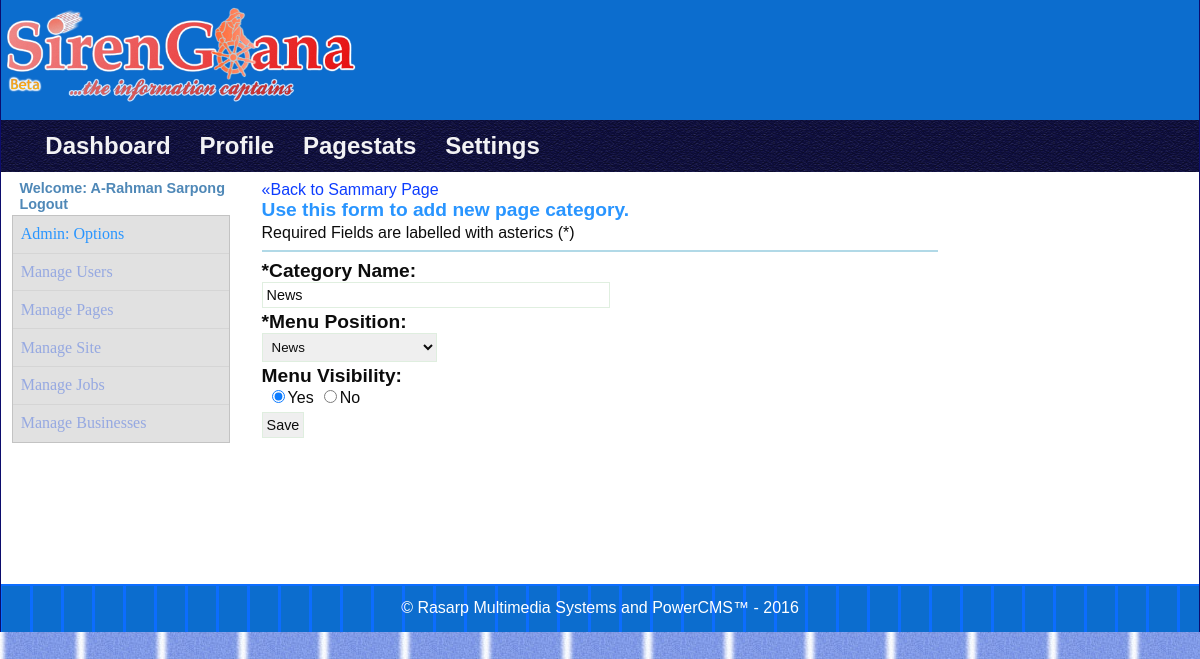
Page /admin/?id=1&action=editpgcate&target=managesite (signed in) on the committed database.
### tables this page shows
CREATE TABLE IF NOT EXISTS `users` (
`Id` int(10) unsigned NOT NULL,
  `Firstname` varchar(50) NOT NULL,
  `Lastname` varchar(40) NOT NULL,
  `Gender` varchar(6) DEFAULT NULL,
  `Username` varchar(45) NOT NULL,
  `Password` varchar(40) NOT NULL,
  `Email` varchar(50) DEFAULT 'admin@example.com',
  `Authlevel` int(2) DEFAULT NULL,
  `Status` enum('active','inactive','banned') DEFAULT 'active',
  `Lastupdated` timestamp NOT NULL DEFAULT CURRENT_TIMESTAMP ON UPDATE CURRENT_TIMESTAMP
);

CREATE TABLE IF NOT EXISTS `pagecategory` (
`Id` int(10) unsigned NOT NULL,
  `Category` varchar(50) DEFAULT NULL,
  `Position` int(30) DEFAULT NULL,
  `Visible` enum('Y','N') NOT NULL
);

### modules/sitemgr/site.view.php (called while the page is built, shortened)
<?php
switch ($GLOBALS["action"]){
    case "editpgcate":
        $template->setPage("Title","Edit-Page Category");
        $template->setPage("MainNav", getAdminNavigation());
        $template->setPage("Content", categoryForm());
        break;
}
        $template->setPage("AsideLeft",adminAsideMenu());

### admin/index.php (called while the page is built)
<?php
include_once "dashboard.php";

### modules/sitemgr/site.form.php (called while the page is built, shortened)
<?php
function categoryForm(){
	$process  = new ProcessForm();
	$validate = $process::validate();
	$postdata = new Table("pagecategory");
	if($GLOBALS["action"]=="editpgcate"){
		$postdata::$id = "Id=".$GLOBALS["id"];
		$editcate = $postdata::findRow($postdata::$id);
		$category = $editcate->Category;
		$visible  = $editcate->Visible;
		$position = $editcate->Position;
    }else{
		$category ="";
		$visible  ="";
		$position ="";
	}
	$form = new Form("sitenavform",$_SERVER['PHP_SELF']."?".$_SERVER['QUERY_STRING'],"post","enctype=\"application/x-www-form-urlencoded\"\n");
	$form->startForm();
	$form->setFormField("",
	$form->addFormInfo("<p>".GenerateUrl::buildLink(".","dashboard.php","&laquo;Back to Sammary Page","action=view,target=managesite")."</p>"."<h2>Use this form to add new page category.</h2><p>Required Fields are labelled with asterics (*)<hr/>"));
	$form->setFormField($form->inputLabel("category", "*Category Name"),
			$form->inputField("text", "category",$process->post("category",$category)),
			$validate->displayErrorField($process->errorinfo, "category"));
	$cateposition =function(){
		$getposition  = new Table("sitemenu");
		$position_options = $getposition::findAllRecords("ORDER BY Id ASC");
		foreach ($position_options as $opt){
			$options[0] ="--Select Menu Position--";
			$options[$opt->Position] = $opt->Nav_name;
		}
	return $options;
	};
	$form->setFormField($form->inputLabel("position", "*Menu Position"),
			$form->selectOptions("position",$cateposition(),$process->post("position",$position)),
			$validate->displayErrorField($process->errorinfo, "position"));
	$form->setFormField($form->inputLabel("visible", "Menu Visibility"),
			$form->radioButton("Yes","visible","Y",($process->post("visible",$visible)=="Y"?true:false)).
			$form->radioButton("No","visible","N",($process->post("visible",$visible)=="N"?true:false)));
	$form->setFormField(null,$form->inputField("submit", "send","Save"));
	$form->endForm();
	return $form->DisplayFields($GLOBALS["form_labling"],$process->message);
}

### config/dbcon.class.php (called while the page is built, shortened)
<?php
class MySQLDatabase{
	private $connection;
	private $query_result;
	private static $dbinstance = 0;
 	       function __construct(){
		    $mysqlconnect = new mysqli(DB_HOST,DB_USERNAME,DB_PASSWORD,DB_NAME);
		    static::$dbinstance = 1;
			$this->connection = $mysqlconnect; return static::$dbinstance;
 		}
		public function query($query=null){
		 		$this->query_result = $this->connection->query($query);
				return $this->query_result!=null?$this->query_result:"";
		}
		public function fetchObj($classname=''){
		       return $this->query_result->fetch_object($classname);
		}
		public function getNumofRows(){
		       return $this->query_result->num_rows;
		}
}
$database = new MySQLDatabase();

### config/dbobjects.class.php (called while the page is built, shortened)
<?php
class SchemaObjects{
	protected static function where($clause){
     	return " WHERE {$clause} ";
     }
    public static function findRow($whichfield=null){
	 	$foundrow = static::findBySql("SELECT * FROM ".static::$tablename.""
	 	.($whichfield!=null?static::where($whichfield):""));
		return (!empty($foundrow))?array_shift($foundrow):false;
	 }
	 protected static function findBySql($sql=''){
	 	    global $database;
			if($database->query($sql)){
			return ($database->getNumofRows()!=0)? static::instantiate():"";
			}
	 }
 	 private static function instantiate(){
 	 	     global $database; $objects = array();
		     $classname = get_called_class();
	         while($row = $database->fetchObj("$classname")){
			    $objects[] = $row;
	     	 }
	   return $objects;
	}
}

### library/session.class.php (called while the page is built, shortened)
<?php
class Session{
	public $userid;
	private $logged_in = false;
   private function checkLogin(){
  	     if(isset($_SESSION["id"])){
  	     	$this->userid = $_SESSION["id"];
			$this->logged_in = true;
  	     }else{
  	     	unset($this->userid);
			unset($this->authlevel);
			$this->logged_in = false;
  	     }
  }
  public function isLoggedIn(){
  		return $this->logged_in;
  }
  public function isAdmin(){ global $users;
  	     if($this->isLoggedIn())	{
			$user = $users::findRow("Id={$this->userid}");
			return (strcasecmp(ADMIN,$user->Authlevel)==0)?true:false;
		}
  }
}

### data/user.data.php (called while the page is built, shortened)
<?php
class User extends SchemaObjects{
	 public $Firstname;
	 public $Lastname;
     public function fullName(){
	 	if(isset($this->Firstname) && isset($this->Lastname)){
	 		return $this->Firstname." ".$this->Lastname;
	 	}else{ return "";}
	 }
}

### library/form.class.php (the view, shortened to what this page needs)
<?php
class Form{
	 public  $formName ='';
	 private $action;
	 private $method;
	 private   $extra_attr;
	 private $formInputs = array();
	 function __construct($name,$action="",$method="get",$extra_attr=""){
		$this->formName = $name;
		$this->action   =  $action;
		$this->method   = $method;
		$this->extra_attr  = $extra_attr;
	 }
	 public function startForm(){
	 	$this->htmlForm = "<form action=\"{$this->action}\" name=\"{$this->formName}\" id=\"{$this->formName}\" method =\"{$this->method}\" {$this->extra_attr} > \n";
		return $this->htmlForm;
	 }
	 public function inputLabel($for,$name){
	   return"<label for =\"$for\">$name:</label>";
	 }
         public  function inputField($type,$name,$value='',$optional_attr=''){
    	 return"<input type=\"{$type}\" name=\"{$name}\" id=\"{$name}\" value=\"{$value}\" $optional_attr />\n";
                }
         public function selectOptions($name,array$options,$postback_field){
            $output = "<select name=\"{$name}\" id=\"{$name}\">  \n";
            foreach($options as $key=>$option){
                $output .= ($key == $postback_field)?"<option value=\"{$key}\" selected =\"selected\">{$option}</option>":"<option value=\"{$key}\" >{$option}</option> \n";
                }
                $output .="</select>"; return $output;
	 }
	 public function radioButton($label,$name,$value='',$checked=true){
	 	$checked = ($checked==true)?"checked=\"checked\"":"";
	 	return "<span><label><input type=\"radio\" name=\"{$name}\" id=\"{$name}\" value=\"{$value}\" $checked />".ucfirst("{$label}")."</label></span>";
	 }
	 public function setFormField($label='',$field='',$error=''){
	 	if($label<>null){
	 	$this->formInputs[$label] = (strlen($error)>0)?array($field,$error):array($field);
		}else{
		$this->formInputs[] = array($field);
		}
		return $this->formInputs;
	 }
	 public function endForm(){
	 	return $this->htmlForm = "\n</form> ";
	 }
	 public function DisplayFields($layout,$message=""){
	 	    $message = strlen($message)>0?$message:$message;
	 	    switch($layout){
			 case"Top Labling":
				 $output ="<div id=\"formWrapper\">";
				 $output .= $message;
				 $output .= "<ol class=\"appform\">";
				 $output .= $this->startForm();
				 foreach($this->formInputs as $label =>$data){
				 	  $input = isset($data[0])?$data[0]:$data[0];
				 	  $error = isset($data[1])?$data[1]:"";
				 $output .=(strlen($label)<=1)?"<li><div>{$input} \n":"<li><div>{$label}<br/>{$input} \n";
				 $output .=(strlen($error)>0)?"\n <p class=\"error\">{$error}</p></div></li> ":"</div></li> \n";
				 }
				 $output .=$this->endForm()."</ol>";
				 $output .="</div>";
				 return $output;
			break;
	 	    }
	 }
}

### includes/html_func.inc.php (shortened to what this page needs)
<?php
function adminAsideMenu(){
global $session,$users;
$user = $users::findRow("Id={$session->userid}");
$dashlinks = new GenerateUrl;
if($session->isLoggedIn() && $session->isAdmin()){
$output = "<p class=\"welcome\">Welcome: {$user->fullName()}<br/>
	 	 <a href=\"../auth/logout.php\">Logout</a></p>";
$output .='<ul class="asideleft_menu"><li><h2>Admin: Options</h2></li>
        <li> '.$dashlinks::buildLink(".","dashboard.php","Manage Users", "action=viewusers,target=manageuser").'</li>
      	<li> '.$dashlinks::buildLink(".","dashboard.php","Manage Pages","action=view,target=managepage").'</li>
        <li> '.$dashlinks::buildLink(".","dashboard.php","Manage Site" ,"action=view,target=managesite").'</li>
        <li> '.$dashlinks::buildLink(".","dashboard.php","Manage Jobs" ,"action=view,target=managejobs").'</li>
        <li> '.$dashlinks::buildLink(".","dashboard.php","Manage Businesses" , "action=view,target=managebiz").'</li>
    </ul>';
}
return $output;
}
function getAdminNavigation($url=".",$admin_nav=array("profile","pagestats","settings")){
	$index_link = GenerateUrl::buildLink($url,$url, "Dashboard");
	$output = "<ul id=\"admin_nav\">";
	$output .="<li>$index_link</li>";
	foreach ($admin_nav as $navitem) {
	  $make_link = GenerateUrl::buildLink($url, "dashboard.php", ucfirst($navitem),"action=view,target={$navitem}");
	$output .="<li>$make_link</li>";
	}
	$output .="</ul>";
	return $output;
}

### templates/blue_ice/_css/layout.css (style rules this page uses)
html,body,div,nav, section,article, table,ol,ul,dl,dt,ul, h1,h2,h3,h4,h5,h6,p { margin:0; padding:0; }
html { background:url(../_images/bkgcolour.jpg) repeat; opacity:.95; }
body { margin: 0 auto; max-width:1200px; min-width:500px; }
a,a:link { color:#03F; text-decoration: none; }

### templates/blue_ice/_css/content.css (style rules this page uses)
hr { border: 1px solid lightblue; clear: left; }
.footer_text { text-align:center; color:white; }

### templates/blue_ice/_css/admin.css (style rules this page uses)
#admin_nav { width: 95%; margin: 0 auto; border:0; overflow: hidden; }
#admin_nav li { float:left; list-style:none; }
#admin_nav li { position: relative; z-index:30; }
.asideleft_menu { width:95%; margin:0 auto; list-style: none; overflow: hidden; border: 1px solid rgb(192,192,192); }
.asideleft_menu li { background-color:rgba(211,211,211,0.7); border-bottom:1px solid lightgrey; }
.asideleft_menu h2, .asideleft_menu h3 { font-size: .8em; width:100%; }
.asideleft_menu h2, .asideleft_menu a { line-height:0.5em; padding: 0.9em 0.5em; display:block; font: normal 1em/0.5em "Trebuchet MS"; }
.asideleft_menu li:last-child { border-bottom:none; }

### templates/blue_ice/_css/globals.css (style rules this page uses)
.welcome { width:98%; margin: 1px auto; margin-left:11px; padding:0.1em; font-size:0.9em; text-align:left; color: rgb(70,130,180); font-weight: bold; }
.welcome a { color: rgb(70,130,180); text-decoration:none; }

### templates/blue_ice/_css/typography.css (style rules this page uses)
body { font-size:100%; font-family:"Trebuchet MS", Arial, Helvetica, sans-serif; }
h2 { font-size:1em; }
h1,h2,h3,h4,h5,h6 { color:rgb(30,144,255); }

### templates/blue_ice/_css/form.css (style rules this page uses)
#formWrapper, #formWrapper .x-form { margin: 0; padding: 3px; overflow: hidden; }
#formWrapper h2,h3 { font-weight: bolder; font-size: 1.2em; margin-bottom:3px; }
#formWrapper p:first-child { width:80%; }
#formWrapper input[type=radio],input[type=checkbox] { margin-left:10px; width: auto; }
#formWrapper input,#formWrapper textarea[id=address] { width:50%; padding: 4px; }
#formWrapper input,textarea,select { border: 0.5px solid #dede; margin-bottom:3px; }
#formWrapper input,textarea { font-family: Arial, Helvetica, sans-serif; font-weight: normal; font-size: 0.9em; }
#formWrapper select { padding: 5px; }
#formWrapper label { width:auto; padding: 5px 0 2px; font-weight: bold; font-size: 1.2em; }
#formWrapper span>label { font-weight: normal; font-size: 1em; }
#formWrapper input[type=submit] { width:auto; margin-top:5px; }

### rows in the picture
users: $user->fullName() "A-Rahman Sarpong"
pagecategory: category "News", position "News"

### other values in the picture
$linktext "Dashboard Manage Users Manage Pages Manage Site Manage Jobs Manage Businesses"
$linktext "Profile"
$linktext "Pagestats"
$linktext "Settings"
$linktext "«Back to Sammary Page"
$input "Use this form to add new page category. Required Fields are labelled with asterics (*)"
$name "*Category Name"
$name "*Menu Position"
$name "Menu Visibility"
$template->getPage("Footer") "© Rasarp Multimedia Systems and PowerCMS™ - 2016"
